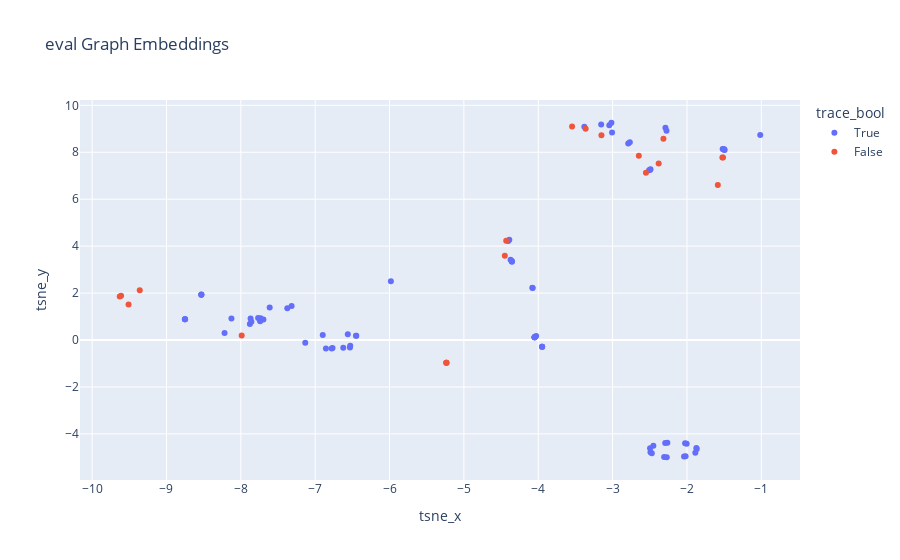

Notebook code for this chart:
### Code cell
eval_result_df = get_graph_results(model, eval_gids[:100], name='eval')
eval_result_df

### Figure 1 — Plotly figure (JSON) as saved in the notebook; plotly's stock layout.template omitted (floating-point values rounded to 4 significant figures)
{"data": [{"hovertemplate": "trace_bool=True<br>tsne_x=%{x}<br>tsne_y=%{y}<extra></extra>", "legendgroup": "True", "marker": {"color": "#636efa", "symbol": "circle"}, "mode": "markers", "name": "True", "orientation": "v", "showlegend": true, "type": "scatter", "x": [-4.028, -1.5, -2.307, -8.753, -8.531, -6.533, -1.52, -6.855, -2.264, -6.529, -2.039, -2.491, -6.767, -6.447, -1.5, -1.494, -4.049, -7.317, -4.079, -2.018, -7.375, -6.622, -2.509, -2.495, -2.473, -4.049, -4.389, -6.898, -4.358, -2.289, -6.778, -7.696, -8.219, -4.354, -8.531, -1.874, -1.868, -3.007, -8.75, -4.404, -2.293, -2.49, -1.504, -7.878, -2.272, -7.869, -1.887, -4.049, -4.075, -5.982, -4.049, -3.153, -7.134, -7.858, -7.612, -3.948, -2.452, -1.014, -6.451, -2.025, -6.562, -8.75, -3.044, -2.004, -3.016, -4.355, -2.79, -3.948, -7.735, -3.948, -4.049, -3.38, -2.769, -8.126, -2.275, -7.741, -8.531, -7.767, -2.496, -4.372], "xaxis": "x", "y": [0.1703, 8.115, -4.982, 0.8826, 1.935, -0.3202, 8.134, -0.3641, -4.374, -0.2467, -4.964, -4.777, -0.3364, 0.1815, 8.132, 8.093, 0.1195, 1.449, 2.222, -4.955, 1.35, -0.3308, 7.234, 7.25, -4.828, 0.1195, 4.277, 0.2188, 3.362, 9.041, -0.3634, 0.8696, 0.3018, 3.335, 1.934, -4.602, -4.645, 8.839, 0.8816, 4.215, -4.382, 7.271, 8.113, 0.6839, -4.993, 0.9184, -4.804, 0.1195, 2.216, 2.508, 0.1181, 9.184, -0.1116, 0.7794, 1.384, -0.2824, -4.507, 8.732, 0.1803, -4.402, 0.2433, 0.8836, 9.148, -4.414, 9.257, 3.355, 8.376, -0.2827, 0.9294, -0.2824, 0.1195, 9.084, 8.426, 0.916, 8.918, 0.7958, 1.933, 0.9346, -4.615, 3.418], "yaxis": "y"}, {"hovertemplate": "trace_bool=False<br>tsne_x=%{x}<br>tsne_y=%{y}<extra></extra>", "legendgroup": "False", "marker": {"color": "#EF553B", "symbol": "circle"}, "mode": "markers", "name": "False", "orientation": "v", "showlegend": true, "type": "scatter", "x": [-1.523, -3.15, -2.316, -3.545, -5.233, -3.363, -7.988, -1.515, -2.647, -2.38, -9.611, -1.585, -2.552, -5.236, -9.359, -5.238, -9.628, -4.431, -9.51, -4.45], "xaxis": "x", "y": [7.781, 8.723, 8.575, 9.1, -0.9666, 8.997, 0.1885, 7.773, 7.853, 7.526, 1.882, 6.604, 7.125, -0.968, 2.12, -0.9682, 1.851, 4.235, 1.516, 3.587], "yaxis": "y"}], "layout": {"legend": {"title": {"text": "trace_bool"}, "tracegroupgap": 0}, "title": {"text": "eval Graph Embeddings"}, "xaxis": {"anchor": "y", "domain": [0, 1], "title": {"text": "tsne_x"}}, "yaxis": {"anchor": "x", "domain": [0, 1], "title": {"text": "tsne_y"}}}}
